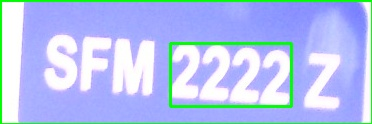
#> input picture numnber_plate/plates/original_roi_1707032009_1.jpg, 372 x 124 px, given in place of the camera
$ python number_plate.py
#> lines starting #> are read from the running program, lines starting #| are printed output that depends on the picture

import cv2
import pytesseract
import os
import time
from openpyxl import Workbook, load_workbook

# Path to the Haar cascade XML file
harcascade = "model/haarcascade_russian_plate_number.xml"

# Create directory to save images if it doesn't exist
save_dir = "plates"
if not os.path.exists(save_dir):
    os.makedirs(save_dir)

# Function to extract text from the processed image
def extract_text(image):
    # Convert image to grayscale for better OCR accuracy
    img_gray = cv2.cvtColor(image, cv2.COLOR_BGR2GRAY)

    # Preprocess the image for better OCR accuracy
    img_blurred = cv2.GaussianBlur(img_gray, (5, 5), 0)
    _, img_thresholded = cv2.threshold(img_blurred, 0, 255, cv2.THRESH_BINARY + cv2.THRESH_OTSU)

    # Perform OCR on the preprocessed image
    try:
        extracted_text = pytesseract.image_to_string(img_thresholded, lang='eng')
        return extracted_text.strip()  # Strip leading/trailing whitespace
    except Exception as e:
        print("Error occurred during text extraction:", e)
        return None

# Video capture initialization
cap = cv2.VideoCapture(1)
cap.set(3, 640)  # Set width
cap.set(4, 480)  # Set height

# Minimum area threshold for plate detection
min_area = 500
count = 1  # Initial value for S.N.

# Timer for controlling plate detection frequency and text extraction interval
prev_time_detection = time.time()
detection_interval = 2  # Detection interval in seconds

# Maximum number of text extractions
max_extraction_count = 5
extraction_count = 0

# Check if Excel file already exists
excel_file_path = "plate_data.xlsx"
if os.path.exists(excel_file_path):
    # Load existing data from Excel file
    wb = load_workbook(excel_file_path)
    ws = wb.active
else:
    # Create a new Excel file and add header
    wb = Workbook()
    ws = wb.active
    ws.append(['S.N.', 'Car License Plate Number', 'Saved Original Image Filename', 'Saved Processed Image Filename'])

# Main loop for video capture and processing
while True:
    success, img = cap.read()
#> img is the input picture: shape (124, 372, 3); mean B, G, R 239.4, 195.4, 179

    # Apply Gaussian blur to smooth the image
    img_smoothed = cv2.GaussianBlur(img, (15, 15), 0)
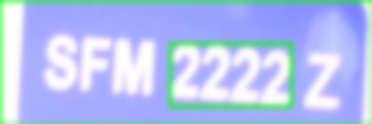
#> img_smoothed: shape (124, 372, 3); mean B, G, R 240.7, 195.2, 180

    # Convert smoothed image to grayscale for plate detection
    img_gray = cv2.cvtColor(img_smoothed, cv2.COLOR_BGR2GRAY)
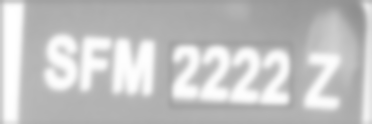
#> img_gray: shape (124, 372); min 143, max 255, mean 195.8

    # Detect plates using Haar cascade
    plate_cascade = cv2.CascadeClassifier(harcascade)
    plates = plate_cascade.detectMultiScale(img_gray, 1.1, 4)
#> plates = [[29, 8, 330, 110]]

    # Process detected plates
    for (x, y, w, h) in plates:
        area = w * h

        if area > min_area:
            # Draw rectangle around detected plate
            cv2.rectangle(img, (x, y), (x+w, y+h), (0, 255, 0), 2)

            # Crop the detected plate region for OCR
            plate_roi = img[y:y+h, x:x+w]

            # Apply additional preprocessing to the plate region
            plate_roi_preprocessed = cv2.GaussianBlur(plate_roi, (5, 5), 0)
            plate_roi_gray = cv2.cvtColor(plate_roi_preprocessed, cv2.COLOR_BGR2GRAY)  # Convert to grayscale
            _, plate_roi_thresholded = cv2.threshold(plate_roi_gray, 0, 255, cv2.THRESH_BINARY + cv2.THRESH_OTSU)
            plate_roi_thresholded = cv2.erode(plate_roi_thresholded, None, iterations=1)
            plate_roi_thresholded = cv2.dilate(plate_roi_thresholded, None, iterations=1)

            # Display the processed image in a separate window
            cv2.imshow("Processed Image", plate_roi_thresholded)
            cv2.moveWindow("Processed Image", 700, 100)  # Move the window to a specific location

            # Find contours in the plate region
            contours, _ = cv2.findContours(plate_roi_thresholded, cv2.RETR_EXTERNAL, cv2.CHAIN_APPROX_SIMPLE)

            # Process each contour
            for contour in contours:
                # Calculate the contour area
                contour_area = cv2.contourArea(contour)

                # Filter contours based on area
                if contour_area > min_area:
                    # Get the bounding box of the contour
                    x_contour, y_contour, w_contour, h_contour = cv2.boundingRect(contour)

                    # Calculate the aspect ratio of the contour's bounding box
                    aspect_ratio = float(w_contour) / h_contour

                    # Filter contours based on aspect ratio
                    if 1.5 <= aspect_ratio <= 5.0:
                        # Draw a rectangle around the contour
                        cv2.rectangle(plate_roi, (x_contour, y_contour), (x_contour + w_contour, y_contour + h_contour), (0, 255, 0), 2)

                        # Extract text from the processed contour
#> (the run stopped early here; a loop or call above may not have finished)
